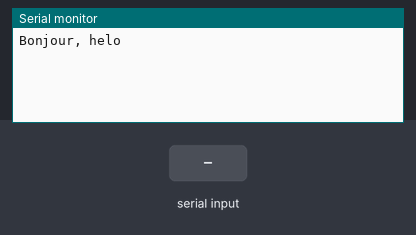
Recording of a sketch running on a simulated Arduino Uno, built with avr-gcc and run on an emulated ATmega328P. Parts: the last lines printed to the serial monitor. Inputs (shaded band) come from the test bench.

Above: at 2.2 s.
2.3 s: "P" received over the second serial link
At 3.3 s:
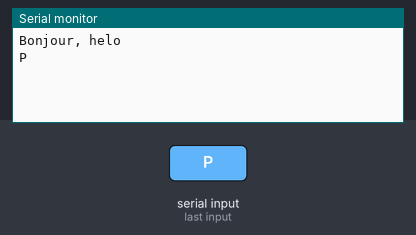
3.8 s: "1" received over the second serial link
At 4.4 s:
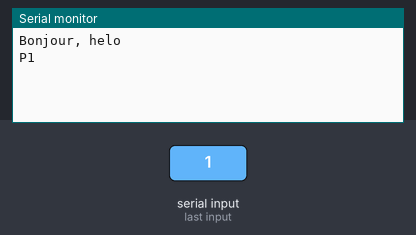

Measured:
- after the input at 2.3 s, the serial monitor: prints a new line at once (image 1)
- after the input at 3.8 s, the serial monitor: prints a new line at once (image 2)

The sketch:

test_bluetooth.ino
```cpp
#include<SoftwareSerial.h>
#define RX 10
#define TX 11
SoftwareSerial BlueT(RX,TX);

void setup() {
  // put your setup code here, to run once:
 Serial.begin(9600);
 delay(500);
 Serial.println("Bonjour, helo");
 BlueT.begin(38400);
 delay(500);
}

void loop() {
  while(BlueT.available()){
   Serial.print(char(BlueT.read()));
   if (BlueT.read()=='P'){
      BlueT.write("recu");
      Serial.print("OKP");
    }
  }
}
```
